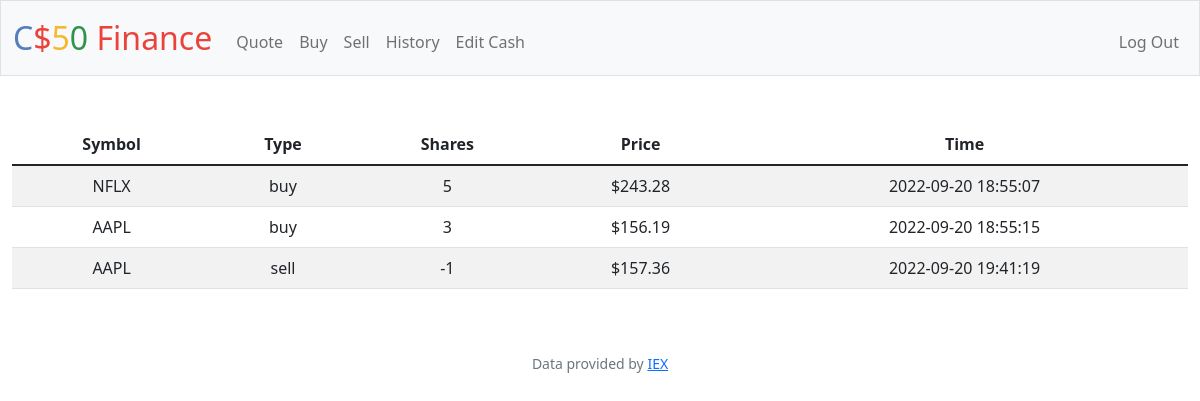
The app's page /history (signed in) with its own data.
### tables this page shows
CREATE TABLE 'transactions' ('id' INTEGER PRIMARY KEY AUTOINCREMENT NOT NULL, 'user_id' INTEGER NOT NULL, 'name' TEXT NOT NULL, 'shares' INTEGER NOT NULL, 'price' NUMERIC NOT NULL, 'type' TEXT NOT NULL, 'symbol' TEXT NOT NULL, 'time' DATETIME DEFAULT CURRENT_TIMESTAMP);

### app.py (the view)
@app.route("/history")
@login_required
def history():
    user_id = session["user_id"]
    transactions = db.execute("SELECT type, symbol, price, shares, time FROM transactions WHERE user_id = ?", user_id)
    return render_template("history.html", transactions=transactions, usd=usd)

### app.py (called while the page is built)
@app.after_request
def after_request(response):
    response.headers["Cache-Control"] = "no-cache, no-store, must-revalidate"
    response.headers["Expires"] = 0
    response.headers["Pragma"] = "no-cache"
    return response

### helpers.py (called while the page is built)
def login_required(f):
    @wraps(f)
    def decorated_function(*args, **kwargs):
        if session.get("user_id") is None:
            return redirect("/login")
        return f(*args, **kwargs)
    return decorated_function

def usd(value):
    return f"${value:,.2f}"

### templates/history.html (shortened to what this page needs)
{% extends "layout.html" %}
{% block main %}
    <table class="table table-striped">
        <thead>
            <tr>
                <th>Symbol</th>
                <th>Type</th>
                <th>Shares</th>
                <th>Price</th>
                <th>Time</th>
            </tr>
        </thead>
        <tbody>
            {% for transaction in transactions %}
            <tr>
                <td>{{ transaction["symbol"].upper() }}</td>
                <td>{{ transaction["type"] }}</td>
                <td>{{ transaction["shares"] }}</td>
                <td>{{ usd(transaction["price"]) }}</td>
                <td>{{ transaction["time"] }}</td>
            </tr>
            {% endfor %}
        </tbody>
    </table>
{% endblock %}

### records on screen
transactions: price "$243.28"
transactions: price "$156.19"
transactions: price "$157.36"
